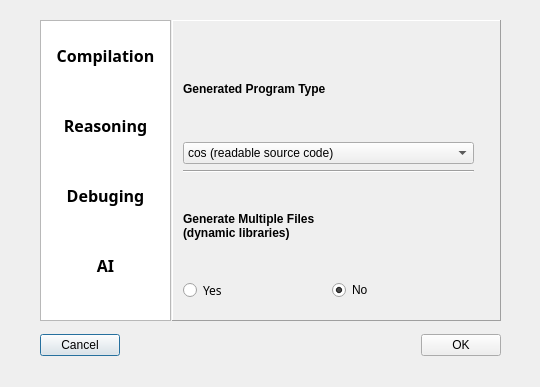
<?xml version="1.0" encoding="UTF-8"?>
<ui version="4.0">
 <class>file_compile_setting</class>
 <widget class="QDialog" name="file_compile_setting">
  <property name="geometry">
   <rect>
    <x>0</x>
    <y>0</y>
    <width>540</width>
    <height>387</height>
   </rect>
  </property>
  <property name="windowTitle">
   <string>Dialog</string>
  </property>
  <widget class="QWidget" name="horizontalLayoutWidget_3">
   <property name="geometry">
    <rect>
     <x>40</x>
     <y>320</y>
     <width>461</width>
     <height>51</height>
    </rect>
   </property>
   <layout class="QHBoxLayout" name="horizontalLayout_3" stretch="1,4,1">
    <item>
     <widget class="QPushButton" name="cancel_button">
      <property name="text">
       <string>Cancel</string>
      </property>
     </widget>
    </item>
    <item>
     <spacer name="horizontalSpacer">
      <property name="orientation">
       <enum>Qt::Orientation::Horizontal</enum>
      </property>
      <property name="sizeHint" stdset="0">
       <size>
        <width>30</width>
        <height>0</height>
       </size>
      </property>
     </spacer>
    </item>
    <item>
     <widget class="QPushButton" name="ok_button">
      <property name="text">
       <string>OK</string>
      </property>
     </widget>
    </item>
   </layout>
  </widget>
  <widget class="QWidget" name="horizontalLayoutWidget_2">
   <property name="geometry">
    <rect>
     <x>40</x>
     <y>20</y>
     <width>461</width>
     <height>301</height>
    </rect>
   </property>
   <layout class="QHBoxLayout" name="horizontalLayout_2" stretch="2,5">
    <property name="spacing">
     <number>1</number>
    </property>
    <item>
     <widget class="QListWidget" name="listWidget">
      <property name="sizePolicy">
       <sizepolicy hsizetype="Expanding" vsizetype="Ignored">
        <horstretch>0</horstretch>
        <verstretch>0</verstretch>
       </sizepolicy>
      </property>
      <property name="font">
       <font>
        <family>DengXian</family>
        <pointsize>13</pointsize>
        <bold>true</bold>
        <underline>false</underline>
        <kerning>true</kerning>
       </font>
      </property>
      <property name="layoutDirection">
       <enum>Qt::LayoutDirection::LeftToRight</enum>
      </property>
      <property name="autoFillBackground">
       <bool>true</bool>
      </property>
      <property name="frameShape">
       <enum>QFrame::Shape::StyledPanel</enum>
      </property>
      <property name="frameShadow">
       <enum>QFrame::Shadow::Raised</enum>
      </property>
      <property name="lineWidth">
       <number>5</number>
      </property>
      <property name="midLineWidth">
       <number>3</number>
      </property>
      <property name="verticalScrollBarPolicy">
       <enum>Qt::ScrollBarPolicy::ScrollBarAlwaysOff</enum>
      </property>
      <property name="horizontalScrollBarPolicy">
       <enum>Qt::ScrollBarPolicy::ScrollBarAlwaysOff</enum>
      </property>
      <property name="sizeAdjustPolicy">
       <enum>QAbstractScrollArea::SizeAdjustPolicy::AdjustToContentsOnFirstShow</enum>
      </property>
      <property name="autoScroll">
       <bool>false</bool>
      </property>
      <property name="autoScrollMargin">
       <number>22</number>
      </property>
      <property name="selectionBehavior">
       <enum>QAbstractItemView::SelectionBehavior::SelectItems</enum>
      </property>
      <property name="iconSize">
       <size>
        <width>100</width>
        <height>100</height>
       </size>
      </property>
      <property name="textElideMode">
       <enum>Qt::TextElideMode::ElideMiddle</enum>
      </property>
      <property name="verticalScrollMode">
       <enum>QAbstractItemView::ScrollMode::ScrollPerPixel</enum>
      </property>
      <property name="horizontalScrollMode">
       <enum>QAbstractItemView::ScrollMode::ScrollPerPixel</enum>
      </property>
      <property name="movement">
       <enum>QListView::Movement::Free</enum>
      </property>
      <property name="flow">
       <enum>QListView::Flow::TopToBottom</enum>
      </property>
      <property name="isWrapping" stdset="0">
       <bool>false</bool>
      </property>
      <property name="resizeMode">
       <enum>QListView::ResizeMode::Adjust</enum>
      </property>
      <property name="layoutMode">
       <enum>QListView::LayoutMode::Batched</enum>
      </property>
      <property name="gridSize">
       <size>
        <width>70</width>
        <height>70</height>
       </size>
      </property>
      <property name="viewMode">
       <enum>QListView::ViewMode::ListMode</enum>
      </property>
      <property name="modelColumn">
       <number>0</number>
      </property>
      <property name="uniformItemSizes">
       <bool>true</bool>
      </property>
      <property name="batchSize">
       <number>4</number>
      </property>
      <property name="wordWrap">
       <bool>false</bool>
      </property>
      <property name="selectionRectVisible">
       <bool>true</bool>
      </property>
      <property name="itemAlignment">
       <set>Qt::AlignmentFlag::AlignCenter</set>
      </property>
      <property name="sortingEnabled">
       <bool>false</bool>
      </property>
      <item>
       <property name="text">
        <string>
Compilation
</string>
       </property>
       <property name="font">
        <font>
         <pointsize>12</pointsize>
        </font>
       </property>
       <property name="textAlignment">
        <set>AlignCenter</set>
       </property>
       <property name="background">
        <brush brushstyle="NoBrush">
         <color alpha="80">
          <red>234</red>
          <green>250</green>
          <blue>255</blue>
         </color>
        </brush>
       </property>
       <property name="foreground">
        <brush brushstyle="NoBrush">
         <color alpha="255">
          <red>0</red>
          <green>0</green>
          <blue>0</blue>
         </color>
        </brush>
       </property>
      </item>
      <item>
       <property name="text">
        <string>
Reasoning
</string>
       </property>
       <property name="font">
        <font>
         <pointsize>12</pointsize>
        </font>
       </property>
       <property name="textAlignment">
        <set>AlignCenter</set>
       </property>
       <property name="background">
        <brush brushstyle="NoBrush">
         <color alpha="255">
          <red>234</red>
          <green>250</green>
          <blue>255</blue>
         </color>
        </brush>
       </property>
      </item>
      <item>
       <property name="text">
        <string>
Debuging
</string>
       </property>
       <property name="font">
        <font>
         <pointsize>12</pointsize>
        </font>
       </property>
       <property name="textAlignment">
        <set>AlignCenter</set>
       </property>
       <property name="background">
        <brush brushstyle="NoBrush">
         <color alpha="80">
          <red>234</red>
          <green>250</green>
          <blue>255</blue>
         </color>
        </brush>
       </property>
      </item>
      <item>
       <property name="text">
        <string>
AI
</string>
       </property>
       <property name="font">
        <font>
         <pointsize>12</pointsize>
        </font>
       </property>
       <property name="textAlignment">
        <set>AlignCenter</set>
       </property>
       <property name="background">
        <brush brushstyle="NoBrush">
         <color alpha="255">
          <red>234</red>
          <green>250</green>
          <blue>255</blue>
         </color>
        </brush>
       </property>
      </item>
     </widget>
    </item>
    <item>
     <widget class="QStackedWidget" name="stackedWidget">
      <property name="frameShape">
       <enum>QFrame::Shape::Panel</enum>
      </property>
      <property name="frameShadow">
       <enum>QFrame::Shadow::Raised</enum>
      </property>
      <property name="currentIndex">
       <number>0</number>
      </property>
      <widget class="QWidget" name="page_1">
       <widget class="QWidget" name="verticalLayoutWidget">
        <property name="geometry">
         <rect>
          <x>10</x>
          <y>20</y>
          <width>291</width>
          <height>261</height>
         </rect>
        </property>
        <layout class="QVBoxLayout" name="verticalLayout">
         <item>
          <widget class="QLabel" name="label_3">
           <property name="font">
            <font>
             <bold>true</bold>
            </font>
           </property>
           <property name="text">
            <string>Generated Program Type</string>
           </property>
          </widget>
         </item>
         <item>
          <widget class="QComboBox" name="codetype_combobox">
           <property name="contextMenuPolicy">
            <enum>Qt::ContextMenuPolicy::DefaultContextMenu</enum>
           </property>
           <property name="layoutDirection">
            <enum>Qt::LayoutDirection::LeftToRight</enum>
           </property>
           <property name="autoFillBackground">
            <bool>false</bool>
           </property>
           <property name="currentIndex">
            <number>0</number>
           </property>
           <property name="minimumContentsLength">
            <number>1</number>
           </property>
           <property name="duplicatesEnabled">
            <bool>true</bool>
           </property>
           <item>
            <property name="text">
             <string>cos (readable source code)</string>
            </property>
           </item>
           <item>
            <property name="text">
             <string>coc (three-address code)</string>
            </property>
           </item>
           <item>
            <property name="text">
             <string>cob (fast binary code)</string>
            </property>
           </item>
          </widget>
         </item>
         <item>
          <widget class="Line" name="line">
           <property name="orientation">
            <enum>Qt::Orientation::Horizontal</enum>
           </property>
          </widget>
         </item>
         <item>
          <widget class="QLabel" name="label_4">
           <property name="font">
            <font>
             <bold>true</bold>
            </font>
           </property>
           <property name="text">
            <string>Generate Multiple Files 
(dynamic libraries)</string>
           </property>
          </widget>
         </item>
         <item>
          <layout class="QHBoxLayout" name="horizontalLayout">
           <item>
            <widget class="QRadioButton" name="MultiFile_yes">
             <property name="minimumSize">
              <size>
               <width>70</width>
               <height>0</height>
              </size>
             </property>
             <property name="font">
              <font>
               <family>Adobe Pi Std</family>
              </font>
             </property>
             <property name="text">
              <string>Yes</string>
             </property>
             <property name="iconSize">
              <size>
               <width>20</width>
               <height>20</height>
              </size>
             </property>
            </widget>
           </item>
           <item>
            <widget class="QRadioButton" name="MultiFile_No">
             <property name="text">
              <string>No</string>
             </property>
             <property name="checked">
              <bool>true</bool>
             </property>
            </widget>
           </item>
          </layout>
         </item>
        </layout>
       </widget>
      </widget>
      <widget class="QWidget" name="page_2">
       <widget class="QWidget" name="layoutWidget_2">
        <property name="geometry">
         <rect>
          <x>3</x>
          <y>90</y>
          <width>311</width>
          <height>51</height>
         </rect>
        </property>
        <layout class="QHBoxLayout" name="horizontalLayout_5">
         <property name="leftMargin">
          <number>5</number>
         </property>
         <property name="rightMargin">
          <number>5</number>
         </property>
         <item>
          <widget class="QLabel" name="label_5">
           <property name="font">
            <font>
             <family>Arial</family>
             <bold>true</bold>
            </font>
           </property>
           <property name="frameShape">
            <enum>QFrame::Shape::NoFrame</enum>
           </property>
           <property name="text">
            <string>Exploration Directions per State</string>
           </property>
           <property name="textFormat">
            <enum>Qt::TextFormat::AutoText</enum>
           </property>
           <property name="scaledContents">
            <bool>false</bool>
           </property>
           <property name="alignment">
            <set>Qt::AlignmentFlag::AlignCenter</set>
           </property>
           <property name="wordWrap">
            <bool>true</bool>
           </property>
           <property name="margin">
            <number>5</number>
           </property>
          </widget>
         </item>
         <item>
          <widget class="QSpinBox" name="DaiMa_max_num_spinBox">
           <property name="frame">
            <bool>true</bool>
           </property>
           <property name="minimum">
            <number>1000</number>
           </property>
           <property name="maximum">
            <number>9999</number>
           </property>
           <property name="value">
            <number>1000</number>
           </property>
          </widget>
         </item>
        </layout>
       </widget>
       <widget class="QWidget" name="layoutWidget_3">
        <property name="geometry">
         <rect>
          <x>20</x>
          <y>160</y>
          <width>294</width>
          <height>51</height>
         </rect>
        </property>
        <layout class="QHBoxLayout" name="horizontalLayout_6">
         <property name="leftMargin">
          <number>5</number>
         </property>
         <property name="rightMargin">
          <number>5</number>
         </property>
         <item>
          <widget class="QLabel" name="label_6">
           <property name="font">
            <font>
             <family>Arial</family>
             <italic>false</italic>
             <bold>true</bold>
            </font>
           </property>
           <property name="locale">
            <locale language="English" country="Singapore"/>
           </property>
           <property name="frameShape">
            <enum>QFrame::Shape::NoFrame</enum>
           </property>
           <property name="text">
            <string>Length of Inference Path/Synthesis Path</string>
           </property>
           <property name="textFormat">
            <enum>Qt::TextFormat::AutoText</enum>
           </property>
           <property name="scaledContents">
            <bool>false</bool>
           </property>
           <property name="alignment">
            <set>Qt::AlignmentFlag::AlignCenter</set>
           </property>
           <property name="wordWrap">
            <bool>true</bool>
           </property>
           <property name="margin">
            <number>5</number>
           </property>
          </widget>
         </item>
         <item>
          <widget class="QSpinBox" name="LunShu_max_num_spinBox">
           <property name="frame">
            <bool>true</bool>
           </property>
           <property name="minimum">
            <number>1</number>
           </property>
           <property name="maximum">
            <number>9999</number>
           </property>
           <property name="value">
            <number>50</number>
           </property>
          </widget>
         </item>
        </layout>
       </widget>
       <widget class="QWidget" name="layoutWidget">
        <property name="geometry">
         <rect>
          <x>10</x>
          <y>20</y>
          <width>301</width>
          <height>61</height>
         </rect>
        </property>
        <layout class="QHBoxLayout" name="horizontalLayout_4">
         <property name="leftMargin">
          <number>5</number>
         </property>
         <property name="rightMargin">
          <number>5</number>
         </property>
         <item>
          <widget class="QLabel" name="label">
           <property name="font">
            <font>
             <family>Arial</family>
             <bold>true</bold>
            </font>
           </property>
           <property name="frameShape">
            <enum>QFrame::Shape::NoFrame</enum>
           </property>
           <property name="text">
            <string>Number of Transformation Pairs</string>
           </property>
           <property name="textFormat">
            <enum>Qt::TextFormat::AutoText</enum>
           </property>
           <property name="scaledContents">
            <bool>false</bool>
           </property>
           <property name="alignment">
            <set>Qt::AlignmentFlag::AlignCenter</set>
           </property>
           <property name="wordWrap">
            <bool>true</bool>
           </property>
           <property name="margin">
            <number>5</number>
           </property>
          </widget>
         </item>
         <item>
          <widget class="QSpinBox" name="ZhuangTai_max_num_spinBox">
           <property name="frame">
            <bool>true</bool>
           </property>
           <property name="minimum">
            <number>1</number>
           </property>
           <property name="maximum">
            <number>9999</number>
           </property>
           <property name="value">
            <number>1000</number>
           </property>
           <property name="displayIntegerBase">
            <number>10</number>
           </property>
          </widget>
         </item>
        </layout>
       </widget>
       <widget class="QWidget" name="layoutWidget_4">
        <property name="geometry">
         <rect>
          <x>20</x>
          <y>230</y>
          <width>294</width>
          <height>51</height>
         </rect>
        </property>
        <layout class="QHBoxLayout" name="horizontalLayout_9">
         <property name="leftMargin">
          <number>5</number>
         </property>
         <property name="rightMargin">
          <number>5</number>
         </property>
         <item>
          <widget class="QLabel" name="label_11">
           <property name="font">
            <font>
             <family>Arial</family>
             <bold>true</bold>
            </font>
           </property>
           <property name="frameShape">
            <enum>QFrame::Shape::NoFrame</enum>
           </property>
           <property name="text">
            <string>Number of Function Inversion Steps</string>
           </property>
           <property name="textFormat">
            <enum>Qt::TextFormat::AutoText</enum>
           </property>
           <property name="scaledContents">
            <bool>false</bool>
           </property>
           <property name="alignment">
            <set>Qt::AlignmentFlag::AlignCenter</set>
           </property>
           <property name="wordWrap">
            <bool>true</bool>
           </property>
           <property name="margin">
            <number>5</number>
           </property>
          </widget>
         </item>
         <item>
          <widget class="QSpinBox" name="huidiao_max_num_spinBox">
           <property name="frame">
            <bool>true</bool>
           </property>
           <property name="minimum">
            <number>1</number>
           </property>
           <property name="maximum">
            <number>9999</number>
           </property>
           <property name="value">
            <number>50</number>
           </property>
          </widget>
         </item>
        </layout>
       </widget>
      </widget>
      <widget class="QWidget" name="page_3">
       <widget class="QWidget" name="verticalLayoutWidget_2">
        <property name="geometry">
         <rect>
          <x>20</x>
          <y>10</y>
          <width>281</width>
          <height>271</height>
         </rect>
        </property>
        <layout class="QVBoxLayout" name="verticalLayout_6">
         <item>
          <layout class="QVBoxLayout" name="verticalLayout_2">
           <item>
            <widget class="QLabel" name="label_2">
             <property name="font">
              <font>
               <family>Arial</family>
               <bold>true</bold>
              </font>
             </property>
             <property name="text">
              <string>Debug/Release Version</string>
             </property>
            </widget>
           </item>
           <item>
            <layout class="QVBoxLayout" name="verticalLayout_4" stretch="0,0,0,0,0,0">
             <item>
              <widget class="QComboBox" name="output_type_code">
               <property name="currentIndex">
                <number>0</number>
               </property>
               <item>
                <property name="text">
                 <string>release</string>
                </property>
               </item>
               <item>
                <property name="text">
                 <string>debug</string>
                </property>
               </item>
              </widget>
             </item>
             <item>
              <spacer name="verticalSpacer">
               <property name="orientation">
                <enum>Qt::Orientation::Vertical</enum>
               </property>
               <property name="sizeType">
                <enum>QSizePolicy::Policy::Minimum</enum>
               </property>
               <property name="sizeHint" stdset="0">
                <size>
                 <width>20</width>
                 <height>50</height>
                </size>
               </property>
              </spacer>
             </item>
             <item>
              <widget class="QLabel" name="label_7">
               <property name="font">
                <font>
                 <family>Arial</family>
                 <bold>true</bold>
                </font>
               </property>
               <property name="text">
                <string>Execute After Compilation</string>
               </property>
              </widget>
             </item>
             <item>
              <layout class="QHBoxLayout" name="horizontalLayout_7">
               <item>
                <widget class="QRadioButton" name="code_run_yes_radioButton">
                 <property name="text">
                  <string>Yes</string>
                 </property>
                 <property name="checked">
                  <bool>true</bool>
                 </property>
                </widget>
               </item>
               <item>
                <widget class="QRadioButton" name="code_run_No_radioButton">
                 <property name="text">
                  <string>No</string>
                 </property>
                 <property name="checked">
                  <bool>false</bool>
                 </property>
                </widget>
               </item>
              </layout>
             </item>
             <item>
              <layout class="QVBoxLayout" name="verticalLayout_5">
               <item>
                <spacer name="verticalSpacer_2">
                 <property name="orientation">
                  <enum>Qt::Orientation::Vertical</enum>
                 </property>
                 <property name="sizeType">
                  <enum>QSizePolicy::Policy::Minimum</enum>
                 </property>
                 <property name="sizeHint" stdset="0">
                  <size>
                   <width>20</width>
                   <height>50</height>
                  </size>
                 </property>
                </spacer>
               </item>
               <item>
                <layout class="QHBoxLayout" name="horizontalLayout_8">
                 <item>
                  <widget class="QLabel" name="label_8">
                   <property name="font">
                    <font>
                     <family>Arial</family>
                     <bold>true</bold>
                    </font>
                   </property>
                   <property name="text">
                    <string>Execution Mode</string>
                   </property>
                  </widget>
                 </item>
                </layout>
               </item>
              </layout>
             </item>
             <item>
              <widget class="QComboBox" name="Debug_mode_combobox">
               <property name="layoutDirection">
                <enum>Qt::LayoutDirection::LeftToRight</enum>
               </property>
               <item>
                <property name="text">
                 <string>normal</string>
                </property>
               </item>
               <item>
                <property name="text">
                 <string>debuging</string>
                </property>
               </item>
              </widget>
             </item>
            </layout>
           </item>
          </layout>
         </item>
        </layout>
       </widget>
      </widget>
      <widget class="QWidget" name="page">
       <widget class="QWidget" name="verticalLayoutWidget_3">
        <property name="geometry">
         <rect>
          <x>0</x>
          <y>0</y>
          <width>331</width>
          <height>301</height>
         </rect>
        </property>
        <layout class="QVBoxLayout" name="verticalLayout_3" stretch="1,2,1,2,1,2">
         <property name="sizeConstraint">
          <enum>QLayout::SizeConstraint::SetDefaultConstraint</enum>
         </property>
         <property name="leftMargin">
          <number>5</number>
         </property>
         <property name="topMargin">
          <number>5</number>
         </property>
         <property name="rightMargin">
          <number>5</number>
         </property>
         <property name="bottomMargin">
          <number>5</number>
         </property>
         <item>
          <widget class="QLabel" name="label_12">
           <property name="font">
            <font>
             <bold>true</bold>
            </font>
           </property>
           <property name="text">
            <string>AI-Assistance Enabled</string>
           </property>
           <property name="alignment">
            <set>Qt::AlignmentFlag::AlignBottom|Qt::AlignmentFlag::AlignLeading|Qt::AlignmentFlag::AlignLeft</set>
           </property>
          </widget>
         </item>
         <item>
          <layout class="QHBoxLayout" name="horizontalLayout_12">
           <item>
            <widget class="QRadioButton" name="ai_enable_yes_btn">
             <property name="text">
              <string>Yes</string>
             </property>
             <attribute name="buttonGroup">
              <string notr="true">buttonGroup_AI_enabled</string>
             </attribute>
            </widget>
           </item>
           <item>
            <widget class="QRadioButton" name="ai_enable_no_btn">
             <property name="text">
              <string>No</string>
             </property>
             <property name="checked">
              <bool>true</bool>
             </property>
             <attribute name="buttonGroup">
              <string notr="true">buttonGroup_AI_enabled</string>
             </attribute>
            </widget>
           </item>
          </layout>
         </item>
         <item>
          <widget class="QLabel" name="label_9">
           <property name="font">
            <font>
             <bold>true</bold>
            </font>
           </property>
           <property name="text">
            <string>Export Modeling Data</string>
           </property>
           <property name="alignment">
            <set>Qt::AlignmentFlag::AlignBottom|Qt::AlignmentFlag::AlignLeading|Qt::AlignmentFlag::AlignLeft</set>
           </property>
          </widget>
         </item>
         <item>
          <layout class="QHBoxLayout" name="horizontalLayout_11">
           <item>
            <widget class="QRadioButton" name="export_yes_btn">
             <property name="sizePolicy">
              <sizepolicy hsizetype="Minimum" vsizetype="Preferred">
               <horstretch>0</horstretch>
               <verstretch>0</verstretch>
              </sizepolicy>
             </property>
             <property name="text">
              <string>Yes</string>
             </property>
             <property name="checked">
              <bool>true</bool>
             </property>
             <attribute name="buttonGroup">
              <string notr="true">buttonGroup_export_data</string>
             </attribute>
            </widget>
           </item>
           <item>
            <widget class="QRadioButton" name="export_no_btn">
             <property name="sizePolicy">
              <sizepolicy hsizetype="Minimum" vsizetype="Preferred">
               <horstretch>0</horstretch>
               <verstretch>0</verstretch>
              </sizepolicy>
             </property>
             <property name="text">
              <string>No</string>
             </property>
             <attribute name="buttonGroup">
              <string notr="true">buttonGroup_export_data</string>
             </attribute>
            </widget>
           </item>
          </layout>
         </item>
         <item>
          <widget class="QLabel" name="label_10">
           <property name="font">
            <font>
             <bold>true</bold>
            </font>
           </property>
           <property name="text">
            <string>Train After Execution</string>
           </property>
           <property name="alignment">
            <set>Qt::AlignmentFlag::AlignBottom|Qt::AlignmentFlag::AlignLeading|Qt::AlignmentFlag::AlignLeft</set>
           </property>
          </widget>
         </item>
         <item>
          <layout class="QHBoxLayout" name="horizontalLayout_10">
           <property name="sizeConstraint">
            <enum>QLayout::SizeConstraint::SetMinimumSize</enum>
           </property>
           <item>
            <widget class="QRadioButton" name="train_yes_btn">
             <property name="sizePolicy">
              <sizepolicy hsizetype="Minimum" vsizetype="Preferred">
               <horstretch>0</horstretch>
               <verstretch>0</verstretch>
              </sizepolicy>
             </property>
             <property name="text">
              <string>Yes</string>
             </property>
             <attribute name="buttonGroup">
              <string notr="true">buttonGroup_train_exec</string>
             </attribute>
            </widget>
           </item>
           <item>
            <widget class="QRadioButton" name="train_no_btn">
             <property name="sizePolicy">
              <sizepolicy hsizetype="Minimum" vsizetype="Preferred">
               <horstretch>0</horstretch>
               <verstretch>0</verstretch>
              </sizepolicy>
             </property>
             <property name="text">
              <string>No</string>
             </property>
             <property name="checked">
              <bool>true</bool>
             </property>
             <attribute name="buttonGroup">
              <string notr="true">buttonGroup_train_exec</string>
             </attribute>
            </widget>
           </item>
          </layout>
         </item>
        </layout>
       </widget>
      </widget>
     </widget>
    </item>
   </layout>
  </widget>
 </widget>
 <resources/>
 <connections>
  <connection>
   <sender>ok_button</sender>
   <signal>clicked()</signal>
   <receiver>file_compile_setting</receiver>
   <slot>accept()</slot>
   <hints>
    <hint type="sourcelabel">
     <x>126</x>
     <y>373</y>
    </hint>
    <hint type="destinationlabel">
     <x>250</x>
     <y>198</y>
    </hint>
   </hints>
  </connection>
  <connection>
   <sender>cancel_button</sender>
   <signal>clicked()</signal>
   <receiver>file_compile_setting</receiver>
   <slot>reject()</slot>
   <hints>
    <hint type="sourcelabel">
     <x>356</x>
     <y>373</y>
    </hint>
    <hint type="destinationlabel">
     <x>250</x>
     <y>198</y>
    </hint>
   </hints>
  </connection>
  <connection>
   <sender>listWidget</sender>
   <signal>currentRowChanged(int)</signal>
   <receiver>stackedWidget</receiver>
   <slot>setCurrentIndex(int)</slot>
   <hints>
    <hint type="sourcelabel">
     <x>137</x>
     <y>195</y>
    </hint>
    <hint type="destinationlabel">
     <x>379</x>
     <y>169</y>
    </hint>
   </hints>
  </connection>
 </connections>
 <buttongroups>
  <buttongroup name="buttonGroup_export_data"/>
  <buttongroup name="buttonGroup_AI_enabled"/>
  <buttongroup name="buttonGroup_train_exec"/>
 </buttongroups>
</ui>
